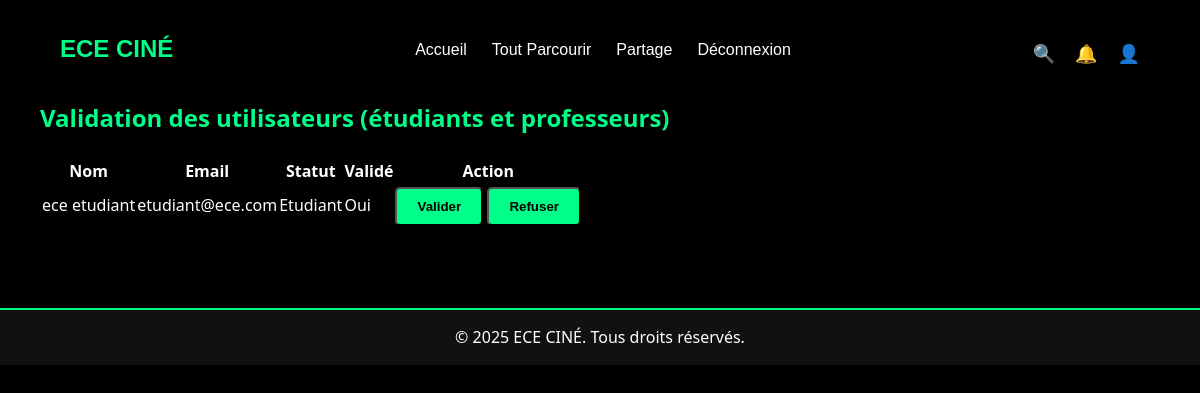
Screenshot of /dashboard/superadmin.php (signed in) with the database file from the repository.
### tables this page shows
CREATE TABLE `utilisateurs` (
  `id` int(11) NOT NULL,
  `nom` varchar(100) NOT NULL,
  `prenom` varchar(100) NOT NULL,
  `email` varchar(150) NOT NULL,
  `mot_de_passe` varchar(255) NOT NULL,
  `statut` enum('etudiant','admin','superadmin') NOT NULL,
  `valide` tinyint(1) DEFAULT 0,
  `date_creation` timestamp NOT NULL DEFAULT current_timestamp(),
  `avatar` varchar(255) DEFAULT 'default.png',
  `fond_ecran` varchar(255) DEFAULT 'default_bg.jpg'
);

### dashboard/superadmin.php (the view, shortened to what this page needs)
<?php
include '../configdb.php';
$utilisateurs = $pdo->query("SELECT * FROM utilisateurs WHERE statut IN ('etudiant', 'admin')")->fetchAll();
?>
<?php include '../includes/header.php'; ?>
<?php include '../includes/nav.php'; ?>
<div class="container mt-5">
    <h2>Validation des utilisateurs (étudiants et professeurs)</h2>
    <table class="table table-dark table-striped mt-3">
        <thead>
            <tr>
                <th>Nom</th>
                <th>Email</th>
                <th>Statut</th>
                <th>Validé</th>
                <th>Action</th>
            </tr>
        </thead>
        <tbody>
            <?php foreach ($utilisateurs as $u): ?>
                <tr>
                    <td><?= $u['prenom'] . ' ' . $u['nom'] ?></td>
                    <td><?= $u['email'] ?></td>
                    <td><?= ucfirst($u['statut']) ?></td>
                    <td><?= $u['valide'] ? 'Oui' : 'Non' ?></td>
                    <td>
                        <form method="POST" class="d-flex gap-2">
                            <button name="action" value="valider" class="btn btn-success btn-sm">Valider</button>
                            <button name="action" value="refuser" class="btn btn-danger btn-sm">Refuser</button>
                        </form>
                    </td>
                </tr>
            <?php endforeach; ?>
        </tbody>
    </table>
</div>
<?php include '../includes/footer.php'; ?>
<!DOCTYPE html>
<html lang="en">
<head>
    <link rel="stylesheet" href="../assets/css/style.css">
</head>
<body>
</body>
</html>

### assets/css/style.css (style rules this page uses)
* { margin: 0; padding: 0; box-sizing: border-box; }
body { font-family: 'Segoe UI', Tahoma, Geneva, Verdana, sans-serif; background-color: #000; color: #fff; line-height: 1.6; }
.container { max-width: 1200px; margin: auto; padding: 20px; }
h1, h2, h3 { color: #00ff88; margin-bottom: 20px; }
.btn { display: inline-block; padding: 10px 20px; background-color: #00ff88; color: black; border-radius: 5px; font-weight: bold; transition: background 0.3s ease, color 0.3s ease; }

### rows the page displays
utilisateurs: prenom "ece", nom "etudiant", email "etudiant@ece.com", statut "Etudiant", valide "Oui"
